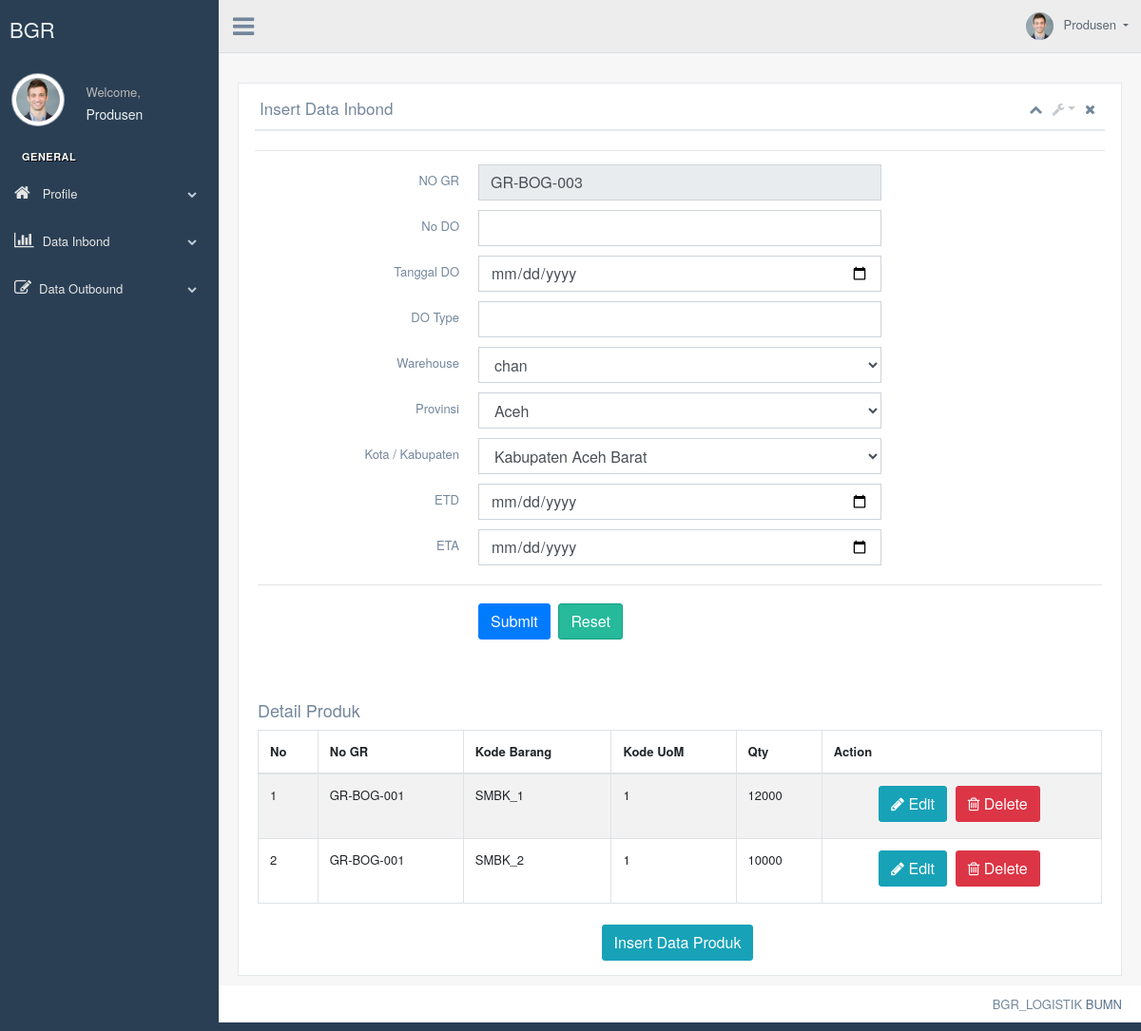
The page /C_Produsen/produsen_insert_inbond on the database its author committed.
### tables this page shows
CREATE TABLE `penyambung_produk_inbound` (
  `kode_penyambung_produk_inbound` int(11) NOT NULL,
  `no_gr` varchar(40) NOT NULL,
  `kode_barang` varchar(40) NOT NULL,
  `kode_uom` varchar(40) NOT NULL,
  `qty` int(11) NOT NULL
);

### application/controllers/C_Produsen.php (called while the page is built, shortened)
<?php
class C_Produsen extends CI_Controller {
	function __construct(){
		$this->load->model('M_Produsen');
	}
	public function produsen_insert_inbond()
	{
		$data['kode'] = $this->M_Produsen->kode_inbond();
		$data['inbound']=$this->M_Produsen->getinbound();
		$data['gudang']=$this->M_Produsen->getGudang();
		$data['provinsi']=$this->M_Produsen->getProvinsi();
		$data['kk']=$this->M_Produsen->getKK();
		$data['produk']=$this->M_Produsen->get_sambung_produk();
		$this->load->view('produsen/v_produsen_insert_inbond', $data);
	}
}

### index.php (called while the page is built, shortened)
<?php
require_once BASEPATH.'core/CodeIgniter.php';

### application/models/M_Produsen.php (called while the page is built, shortened)
<?php
class M_Produsen extends CI_Model{
    public function get_sambung_produk()
    {
        return $this->db->get('penyambung_produk_inbound')->result();
    }
    public function getGudang(){
        $this->db->order_by('id_profil', 'ASC');
        return $this->db->from('profil_user')
        ->get()
        ->result();
    }
    public function getProvinsi(){
        $this->db->order_by('kode_provinsi', 'ASC');
        return $this->db->from('provinsi')
        ->get()
        ->result();
    }
    public function getKK(){
        $this->db->order_by('kode_kabupatenkota', 'ASC');
        return $this->db->from('kota_kabupaten')
        ->get()
        ->result();
    }
public function kode_inbond(){
    $this->db->select('RIGHT(inbound.no_gr,2) as no_gr', FALSE);
    $this->db->order_by('no_gr','DESC');
    $this->db->limit(1);
    $query = $this->db->get('inbound');
    if($query->num_rows() <> 0){
         $data = $query->row();
         $kode = intval($data->no_gr) + 1;
    }
    else{
         $kode = 1;
    }
        $batas = str_pad($kode, 3, "0", STR_PAD_LEFT);
        $kodetampil = "GR-BOG"."-".$batas;
        return $kodetampil;
  }
}

### application/views/produsen/v_produsen_insert_inbond.php (the view, shortened to what this page needs)
<body class="nav-md">
  <div class="container body">
    <div class="main_container">
      <div class="col-md-3 left_col">
        <div class="left_col scroll-view">
          <div class="navbar nav_title" style="border: 0;">
          <a href="" class="site_title"> <span>BGR LOGISTIK|BUMN</span></a>
          </div>
          <div class="profile clearfix">
            <div class="profile_pic">
              <img src="<?php echo base_url() ?>production/images/img.jpg" alt="..." class="img-circle profile_img">
            </div>
            <div class="profile_info">
              <span>Welcome,</span>
              <h2>Produsen</h2>
            </div>
          </div>
          <br />
           <div id="sidebar-menu" class="main_menu_side hidden-print main_menu">
                      <div class="menu_section">
                          <h3>General</h3>
                          <ul class="nav side-menu">
                              <li><a><i class="fa fa-home"></i> Profile <span class="fa fa-chevron-down"></span></a>
                              </li>
                              <li><a><i class="fa fa-bar-chart-o"></i> Data Inbond <span class="fa fa-chevron-down"></span></a>
                              </li>
                              <li><a><i class="fa fa-edit"></i>Data Outbound <span class="fa fa-chevron-down"></span></a>
                              </li>
                          </ul>
                      </div>
             </div>
        </div>
      </div>
      <div class="top_nav">
          <div class="nav_menu">
              <div class="nav toggle">
                <a id="menu_toggle"><i class="fa fa-bars"></i></a>
              </div>
              <nav class="nav navbar-nav">
              <ul class=" navbar-right">
                <li class="nav-item dropdown open" style="padding-left: 15px;">
                  <a href="javascript:;" class="user-profile dropdown-toggle" aria-haspopup="true" id="navbarDropdown" data-toggle="dropdown" aria-expanded="false">
                    <img src="<?php echo base_url() ?>production/images/img.jpg" alt="">Produsen
                  </a>
                </li>
              </ul>
            </nav>
          </div>
        </div>
     <div class="right_col" role="main">
        <div class="">
          <div class="page-title">
            <div class="title_right">
              <div class="col-md-5 col-sm-5 col-xs-12 form-group pull-right top_search">
              </div>
            </div>
          </div>
          <div class="clearfix"></div>
          <div class="row">
            <div class="col-md-12 col-sm-12 ">
              <div class="x_panel">
                <div class="x_title">
                  <h2>Insert Data Inbond</h2>
                  <ul class="nav navbar-right panel_toolbox">
                    <li><a class="collapse-link"><i class="fa fa-chevron-up"></i></a>
                    </li>
                    <li class="dropdown">
                      <a href="#" class="dropdown-toggle" data-toggle="dropdown" role="button" aria-expanded="false"><i class="fa fa-wrench"></i></a>
                    </li>
                    <li><a class="close-link"><i class="fa fa-close"></i></a>
                    </li>
                  </ul>
                  <div class="clearfix"></div>
                </div>
                <div class="x_content">
                                  <form action="<?php echo base_url(). 'C_Produsen/input_inbound';?>" method="POST">
                                    <br>
                                      <div class="field item form-group">
                                          <label class="col-form-label col-md-3 col-sm-3  label-align">NO GR<span class="required"></span></label>
                                          <div class="col-md-6 col-sm-6">
                                          <input class="form-control" type="text" name="no_gr" id="no_gr" placeholder="" required="required" value="<?= $kode; ?>" readonly/>
                                        </div>
                                      </div>
                                      <div class="field item form-group">
                                          <label class="col-form-label col-md-3 col-sm-3  label-align">No DO</label>
                                          <div class="col-md-6 col-sm-6">
                                              <input class="form-control" class='no_do' name="no_do" data-validate-length-range="5,15" type="text" placeholder="" /></a></div>
                                      </div>
                                      <div class="field item form-group">
                                          <label class="col-form-label col-md-3 col-sm-3  label-align">Tanggal DO<span class="required"></span></label>
                                          <div class="col-md-6 col-sm-6">
                                              <input class="form-control" class='do_date' type="date" name="do_date" placeholder="" required='required'></div>
                                      </div>
                                      <div class="field item form-group">
                                          <label class="col-form-label col-md-3 col-sm-3  label-align">DO Type<span class="required"></span></label>
																		<div class="col-md-6 col-sm-6">
                                              <input class="form-control" name="do_type" class='do_type' required="required" placeholder="" type="text" /></div>
                                      </div>
                                      <div class="field item form-group">
                                          <label class="col-form-label col-md-3 col-sm-3  label-align">Warehouse</label>
                                          <div class="col-md-6 col-sm-6">
									<select name="wh_dest" class="form-control select2" id="wh_dest">
                    <?php
                    foreach ($gudang as $value) {
              echo "<option value='$value->nama_gudang'>$value->nama_gudang</option>";
          }
          ?>
									</select>
									</div>
                </div>
                    <div class="field item form-group">
                                          <label class="col-form-label col-md-3 col-sm-3  label-align">Provinsi</label>
                                          <div class="col-md-6 col-sm-6">
									<select name="province_dest" class="form-control select2" id="province_dest">
                    <?php
                    foreach ($provinsi as $value) {
              echo "<option value='$value->nama_provinsi'>$value->nama_provinsi</option>";
          }
          ?>
									</select>
									</div>
                                      </div>
                                      <div class="field item form-group">
                                          <label class="col-form-label col-md-3 col-sm-3  label-align">Kota / Kabupaten</label>
                                          <div class="col-md-6 col-sm-6">
									<select name="city_dest" class="form-control select2" id="city_dest">
                    <?php
                    foreach ($kk as $value) {
              echo "<option value='$value->nama_kabupatenkota'>$value->nama_kabupatenkota</option>";
          }
          ?>
									</select>
									</div>
								</div>
                                      <div class="field item form-group">
                                          <label class="col-form-label col-md-3 col-sm-3  label-align">ETD<span class="required"></span></label>
                                          <div class="col-md-6 col-sm-6">
                                              <input class="form-control" class='date' type="date" name="etd" placeholder="" ></div>
                                      </div>
                                      <div class="field item form-group">
                                          <label class="col-form-label col-md-3 col-sm-3  label-align">ETA<span class="required"></span></label>
                                          <div class="col-md-6 col-sm-6">
                                              <input class="form-control" class='date' type="date" name="eta" placeholder=""></div>
                                      </div>
                                      <div class="ln_solid">
                                          <div class="form-group">
                                              <div class="col-md-6 offset-md-3">
                                              <br>
                                                  <button type='submit' class="btn btn-primary">Submit</button>
                                                  <button type='reset' class="btn btn-success">Reset</button>
                                              </div>
                                          </div>
                                      </div>
                                  </form>
                              </div>
                <div class="x_content">
                    <div class="row">
                        <div class="col-sm-12">
                          <div class="card-box table-responsive">
                          <br>
                          <br>
                          <h2>Detail Produk <small></small></h2>
                  <table id="datatable-buttons" class="table table-striped table-bordered" style="width:100%">
                    <thead>
                      <tr>
                        <th>No</th>
                        <th>No GR</th>
                        <th>Kode Barang</th>
                        <th>Kode UoM</th>
                        <th>Qty</th>
                        <th>Action</th>
                      </tr>
                    </thead>
                    <tbody>
                    <?php foreach ($produk as $brt=>$value) :?>
                      <tr>
                       <td><?= $value->kode_penyambung_produk_inbound;?></td>
                       <td><?= $value->no_gr;?></td>
										 <td><?= $value->kode_barang;?></td>
										 <td><?= $value->kode_uom;?></td>
                       <td><?= $value->qty;?></td>
                        <td><center>
                          <a href="<?= base_url("c_produsen/produsen_edit_produk"); ?>" class="btn btn-info"><i class="fa fa-pencil"></i> Edit </a>
                          <a href="<?php echo site_url('c_produsen/delete_produk/').$value->kode_penyambung_produk_inbound; ?>" class="btn btn-danger"><i class="fa fa-trash-o"></i> Delete </a>
                          </center></td>
                      </tr>
                      <?php endforeach;?>
                    </tbody>
                  </table>
                </div>
              </div>
            </div>
          </div>
          <div class="ln_solid">
              <div class="form-group">
               <div class="col-md-6 offset-md-3">
                  <center> <a href="<?= base_url("c_produsen/produsen_insert_produk"); ?>" class="btn btn-info"> Insert Data Produk </a></center>
                 </div>
              </div>
          </div>
              </div>
            </div>
          </div>
        </div>
      </div>
      <footer>
        <div class="pull-right">
        BGR_LOGISTIK <a href="https://www.bgrlogistics.id/id">BUMN</a>
        </div>
        <div class="clearfix"></div>
      </footer>

### rows shown on the page
penyambung_produk_inbound: kode_penyambung_produk_inbound "1", no_gr "GR-BOG-001", kode_barang "SMBK_1", kode_uom "1", qty "12000"
penyambung_produk_inbound: kode_penyambung_produk_inbound "2", no_gr "GR-BOG-001", kode_barang "SMBK_2", kode_uom "1", qty "10000"

### other values the page prints
form field wh_dest "chan"
form field province_dest "Aceh"
form field city_dest "Kabupaten Aceh Barat"
